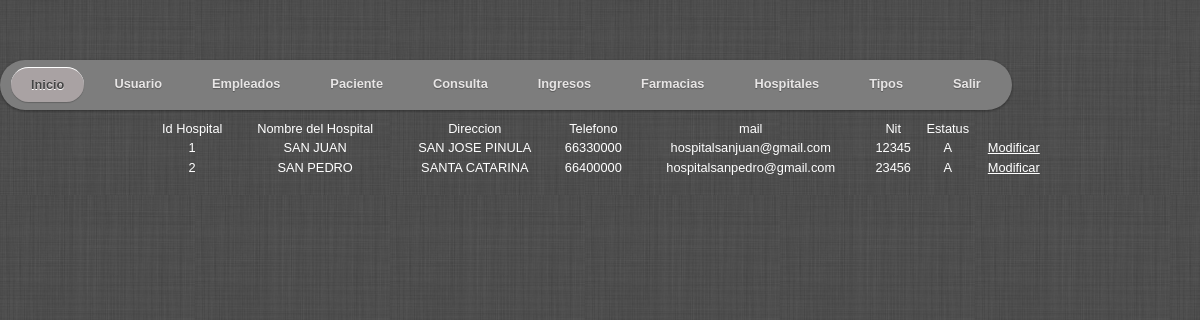
Page /redHospitalaria/Hospitales/listaHospital.php (signed in) on the committed database.
### tables this page shows
CREATE TABLE `hospital` (
  `HOSPITAL` int(11) NOT NULL,
  `NOMBRE` varchar(150) NOT NULL,
  `DIRECCION` varchar(100) NOT NULL,
  `TELEFONO` varchar(25) NOT NULL,
  `MAIL` varchar(75) NOT NULL,
  `NIT` varchar(20) NOT NULL,
  `ESTATUS` char(1) NOT NULL,
  PRIMARY KEY (`HOSPITAL`)
);

### redHospitalaria/Hospitales/listaHospital.php (the view, shortened to what this page needs)
<!DOCTYPE html>
<html>
<head>
				<link rel="stylesheet" href="../css/base.css">
				<link rel="stylesheet" href="../css/skeleton.css">
				<link rel="stylesheet" href="../css/layout.css">
				<link rel="stylesheet" href="../css/principal.css">
				<link rel="stylesheet" href="../css/BoxPaciente.css">
</head>
<body>
<?php include("../includes/menu.php"); ?>
<div class="datagrib">
<table width="900">
        <thead>
        	<tr>
				<th>Id Hospital</th>
				<th>Nombre del Hospital</th>
				<th>Direccion</th>
				<th>Telefono</th>
				<th>mail</th>
				<th>Nit</th>
				<th>Estatus</th>
			</tr>
        </thead>
        <?php
        	$query = "SELECT HOSPITAL, NOMBRE, DIRECCION, TELEFONO, MAIL, NIT, ESTATUS  from hospital;";
            $result = mysql_query($query);
			while ($row = mysql_fetch_array($result, MYSQL_NUM)) {
        ?>
		<form>
        		<tr class="alt">
        			<th><?php echo $row[0]; ?></th>
        			<th><?php echo $row[1]; ?></th>
        			<th><?php echo $row[2]; ?></th>
        			<th><?php echo $row[3]; ?></th>
        			<th><?php echo $row[4]; ?></th>
        			<th><?php echo $row[5]; ?></th>
        			<th><?php echo $row[6]; ?></th>
        			<th>
	        		<a href="../Hospitales/editHospital.php?Id=<?php echo $row[0] ?>" style="color:white">Modificar</a>
	        		</th>
        		</tr>
        	</form>
       <?php
        	}
		?>
	        </div>
	</body>
</html>

### redHospitalaria/css/base.css (style rules this page uses)
html, body, div, span, applet, object, iframe, h1, h2, h3, h4, h5, h6, p, blockquote, pre, a, abbr, acronym, address, big, cite, code, del, dfn, em, img, ins, kbd, q, s, samp, small, strike, strong, sub, sup, tt, var, b, u, i, center, dl, dt, dd, ol, ul, li, fieldset, form, label, legend, table, caption, tbody, tfoot, thead, tr, th, td, article, aside, canvas, details, embed, figure, figcaption, footer, header, hgroup, menu, nav, output, ruby, section, summary, time, mark, audio, video { margin: 0; padding: 0; border: 0; font-size: 100%; font: inherit; vertical-align: baseline; }
body { line-height: 1; }
table { border-collapse: collapse; border-spacing: 0; }
body { background: url(../images/bg.jpg) #10a5d3; font: 14px/21px "HelveticaNeue", "Helvetica Neue", Helvetica, Arial, sans-serif; color: #444; -webkit-font-smoothing: antialiased; -webkit-text-size-adjust: none; }
form { margin-bottom: 20px; }

### redHospitalaria/css/principal.css (style rules this page uses)
body { font: normal .8em/1.5em Arial, Helvetica, sans-serif; background: url(../images/bg.jpg) #ebebeb; width: 900px; margin: 100px auto; color: #666; }
thead { color: white; }

### rows in the picture
hospital: HOSPITAL "1", NOMBRE "SAN JUAN", DIRECCION "SAN JOSE PINULA", TELEFONO "66330000", MAIL "hospitalsanjuan@gmail.com", NIT "12345", ESTATUS "A"
hospital: HOSPITAL "2", NOMBRE "SAN PEDRO", DIRECCION "SANTA CATARINA", TELEFONO "66400000", MAIL "hospitalsanpedro@gmail.com", NIT "23456", ESTATUS "A"
